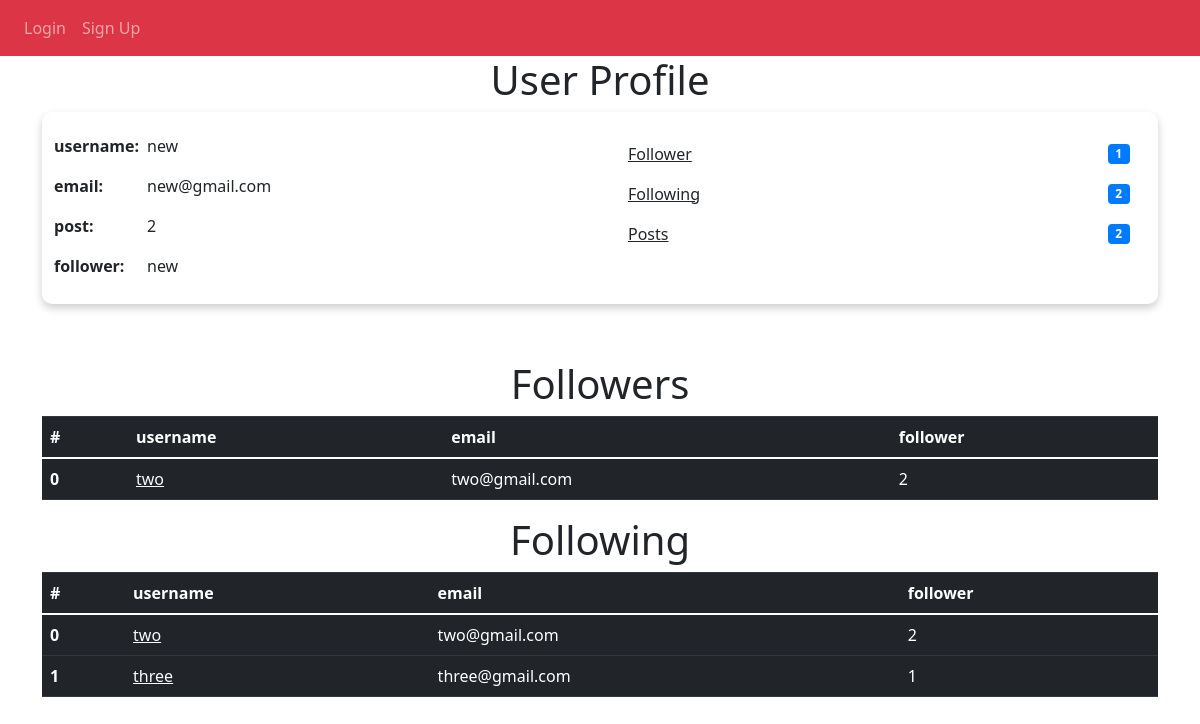
Before: /profile/1 with the older database file.
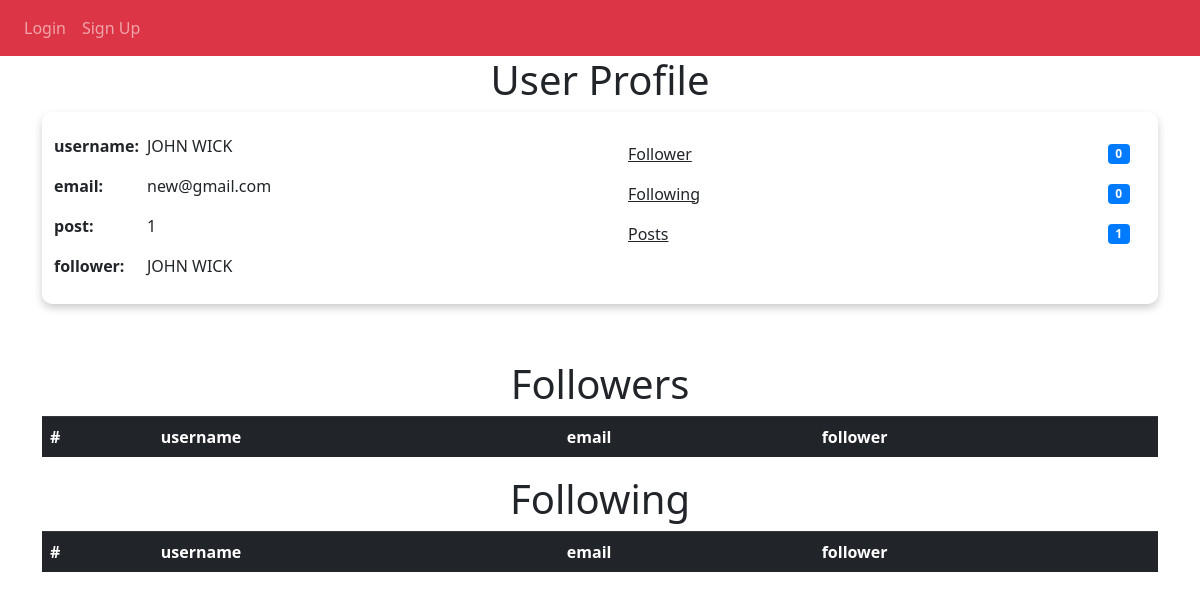
After: the same page with the newer database file.
### models.py (models this page shows, shortened)
class User(db.Model, UserMixin):
    __tablename__ = 'users'
    id = db.Column(db.Integer, primary_key=True)
    username = db.Column(db.String(64), unique=True, index=True)
    email = db.Column(db.String(150), unique= True)
    password_hash = db.Column(db.String(128))
    posts = db.relationship('Post', backref="author", lazy=True)
    comments = db.relationship('Comment', backref="user_comment", lazy=True)
    followed = db.relationship('Follow', foreign_keys=[Follow.follower_id], backref=db.backref('follower', lazy='joined'), lazy=True, cascade='all, delete-orphan')
    followers = db.relationship('Follow', foreign_keys=[Follow.followed_id], backref=db.backref('followed', lazy='joined'), lazy=True, cascade='all, delete-orphan')
    @property
    def password(self):
        raise AttributeError('password is not a readable attribute')

class Follow(db.Model):
    __tablename__ = 'follows'
    follower_id = db.Column(db.Integer, db.ForeignKey('users.id'),
    primary_key=True)
    followed_id = db.Column(db.Integer, db.ForeignKey('users.id'),
    primary_key=True)
    timestamp = db.Column(db.DateTime, default=datetime.now)

### views.py (the view)
@views.route("/profile/<author_id>")
def profile(author_id):
    user = User.query.filter_by(id=author_id).first()
    follower = current_user
    hasfollow = Follow()
    if follower.is_authenticated:
        hasfollow = Follow.query.filter_by(follower_id=follower.id, followed_id=user.id).first()
    if not user:
        flash('No user with that username exists.', category='error')
        return redirect(url_for('views.home'))
    return render_template("userprofile.html", Blogger = user,user = current_user, hasfollow = hasfollow)

### templates/userprofile.html (shortened to what this page needs)
{% extends "base.html" %} {% block title %}Home{% endblock %} {% block content
    %}
    <h1 align="center">User Profile</h1>
    <div class="container-fluid" style="background-color: rgb(255, 255, 255); box-shadow: 0 4px 8px 0 rgba(0,0,0,0.2); border-radius: 10px;">
        <div class="row" style="padding-top: 2%;"></div>
        <div class="row">
            <div class="col-sm">
                <div class="row">
                    <div class="col-2">
                        <p><b>username:</b></p>
                        <p><b>email:</b></p>
                        <p><b>post:</b></p>
                        <p><b>follower:</b></p>
                    </div>
                    <div class="col-6">
                        <p>{{Blogger.username}}</p>
                        <p>{{Blogger.email}}</p>
                        <p>{{Blogger.posts|length}}</p>
                        <p>{{Blogger.username}}</p>
                    </div>
                </div>
            </div>
            <div class="col-sm">
                <ul class="list-group list-group-flush">
                    <li class="list-group-item d-flex justify-content-between align-items-center">
                        <a href="" class = "link-dark">Follower</a>
                        <span class="badge badge-primary badge-pill">{{Blogger.followers|length}}</span>
                    </li>
                    <li class="list-group-item d-flex justify-content-between align-items-center">
                        <a href="" class = "link-dark">Following</a>
                        <span class="badge badge-primary badge-pill">{{Blogger.followed|length}}</span>
                    </li>
                    <li class="list-group-item d-flex justify-content-between align-items-center">
                        <a href="/posts/{{Blogger.id}}" class = "link-dark">Posts</a>
                        <span class="badge badge-primary badge-pill">{{Blogger.posts|length}}</span>
                    </li>
                </ul>
            </div>
        </div>
        <div class="row" style="padding-top: 10px;"></div>
    </div>
    <h1 align="center">Followers</h1>
    <table class="table table-dark">
        <thead>
          <tr>
            <th scope="col">#</th>
            <th scope="col">username</th>
            <th scope="col">email</th>
            <th scope="col">follower</th>
          </tr>
        </thead>
        <tbody>
          {% set i = namespace(value=0) %}
          {% for follower in Blogger.followers %}
            <tr>
                <th scope="row">{{i.value}} </th>
                <td><a href="/profile/{{follower.follower.id}}" class="link-light">{{follower.follower.username}}</a></td>
                <td>{{follower.follower.email}}</td>
                <td>{{follower.follower.followers|length}}</td>
            </tr>
            {% set i.value = i.value + 1 %}
          {% endfor %}
        </tbody>
    </table>
    <h1 align="center">Following</h1>
    <table class="table table-dark">
        <thead>
          <tr>
            <th scope="col">#</th>
            <th scope="col">username</th>
            <th scope="col">email</th>
            <th scope="col">follower</th>
          </tr>
        </thead>
        <tbody>
          {% set i = namespace(value=0) %}
          {% for follower in Blogger.followed %}
            <tr>
                <th scope="row">{{i.value}} </th>
                <td><a href="/profile/{{follower.followed.id}}" class="link-light">{{follower.followed.username}}</a></td>
                <td>{{follower.followed.email}}</td>
                <td>{{follower.followed.followers|length}}</td>
            </tr>
            {% set i.value = i.value + 1 %}
          {% endfor %}
        </tbody>
    </table>
    {% endblock %}

### templates/base.html (shortened to what this page needs)
<!DOCTYPE html>
<html>
    <head>
        <link
        rel="stylesheet"
        href="https://stackpath.bootstrapcdn.com/bootstrap/4.4.1/css/bootstrap.min.css"
        />
        <link
        rel="stylesheet"
        href="https://stackpath.bootstrapcdn.com/font-awesome/4.7.0/css/font-awesome.min.css"
        />
        <link rel="stylesheet"
        href="https://maxcdn.bootstrapcdn.com/bootstrap/4.0.0/css/bootstrap.min.css"
>
        <link
        href="https://cdn.jsdelivr.net/npm/bootstrap@5.0.2/dist/css/bootstrap.min.css"
        rel="stylesheet"
        />
        <link rel="stylesheet" href="/static/home.css">
    </head>
    <body>
        <nav class="navbar navbar-expand-lg navbar-dark bg-danger">
        <div class="collapse navbar-collapse" id="navbar">
            <div class="navbar-nav">
            {% if user.is_authenticated %}
            <a class="nav-item nav-link" id="home" href="/">Home</a>
            <a class="nav-item nav-link" id="logout" href="/logout">Logout</a>
            <a class="nav-item nav-link" id="logout" href="/profile/{{user.id}}">Go to your profile</a>
            {% else %}
            <a class="nav-item nav-link" id="login" href="/login">Login</a>
            <a class="nav-item nav-link" id="signUp" href="/signup">Sign Up</a>
            {% endif %}
            </div>
        </div>
        </nav>
        <div class="container">{% block content %} {% endblock %}</div>
    </body>
</html>

Changed rows visible on the page:
removed Follow: value "0", follower.username "two", follower.email "two@gmail.com", follower.followers|length "2", shown under "Followers"
removed Follow: value "0", followed.username "two", followed.email "two@gmail.com", followed.followers|length "2", shown under "Following"
removed Follow: value "1", followed.username "three", followed.email "three@gmail.com", followed.followers|length "1", shown under "Following"
changed User "new@gmail.com": username "new" → "JOHN WICK"
Other visible differences:
{{ Blogger.posts|length }}: "2" → "1"
{{ Blogger.followers|length }}: "1" → "0"
{{ Blogger.followed|length }}: "2" → "0"
